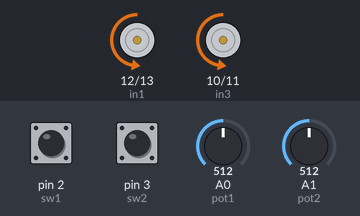
Recording of a sketch running on a simulated Arduino Uno, built with avr-gcc and run on an emulated ATmega328P. Parts: motor-driver pin pairs drawn as motors (green arrow = first pin HIGH = forward, orange = second pin HIGH = backward, longer = more drive, scaled by the enable pin). Inputs (shaded band) come from the test bench; at power-on: A0 (pot1) = 512, A1 (pot2) = 512, pin 2 (sw1) LOW, pin 3 (sw2) LOW.

Above: at 1.2 s.
1.3 s: A0 (pot1) set to 716
At 2.2 s:
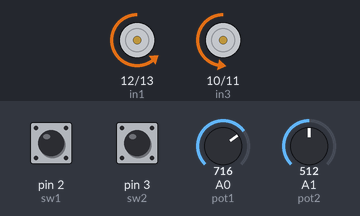
2.8 s: A1 (pot2) set to 716
At 3.3 s:
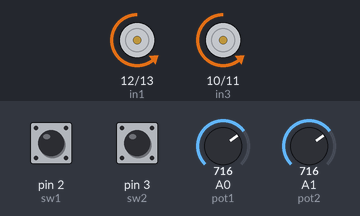
4.3 s: pin 2 (sw1) pulled HIGH for 0.15 s
At 4.37 s:
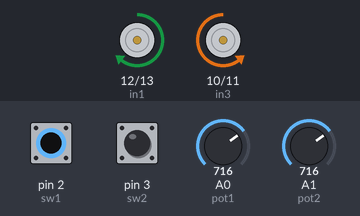
5.9 s: pin 3 (sw2) pulled HIGH for 0.15 s
At 5.97 s:
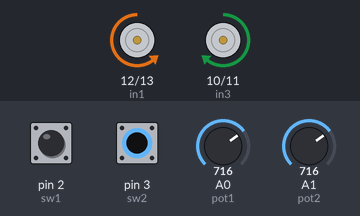
7.5 s: A0 (pot1) set to 900
At 8.1 s:
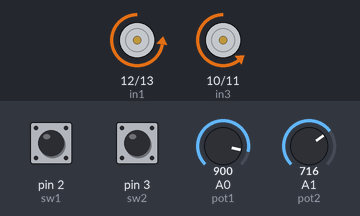
9.0 s: A1 (pot2) set to 900
At 10.4 s:
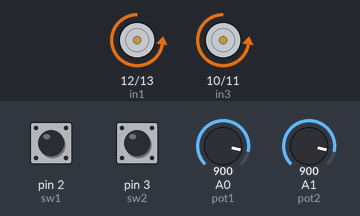
Timing chart, 0 to 11.5 s (numbered marks = the images above; inputs shaded):
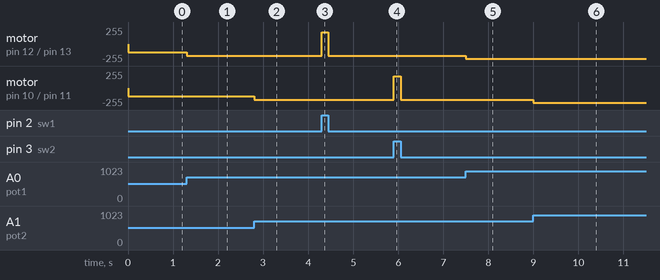

Measured:
- after the input at 1.3 s, motor on pin 12 (in1) / pin 13 (in2): backward 127/255 → backward 178/255 at once
- after the input at 2.8 s, motor on pin 10 (in3) / pin 11 (in4): backward 127/255 → backward 178/255 at once
- after the input at 4.3 s, motor on pin 12 (in1) / pin 13 (in2): backward 178/255 → forward 178/255 at once, → backward 178/255 0.15 s later
- after the input at 5.9 s, motor on pin 10 (in3) / pin 11 (in4): backward 178/255 → forward 178/255 at once, → backward 178/255 0.15 s later
- after the input at 7.5 s, motor on pin 12 (in1) / pin 13 (in2): backward 178/255 → backward 224/255 at once
- after the input at 9.0 s, motor on pin 10 (in3) / pin 11 (in4): backward 178/255 → backward 224/255 at once

The sketch:

fantastic_jaban_tumelo1.ino
```cpp
// C++ code
//

int en1 = 5;
int en2 = 6;
int in1 = 12;
int in2 = 13;
int in3 = 10;
int in4 = 11;

int pot1 = A0;
int pot2 = A1;

int sw1 = 2;
int sw2 = 3;

int read = 0;

void setup()
{
  pinMode(en1, OUTPUT);
  pinMode(en2, OUTPUT);
  pinMode(in1, OUTPUT);
  pinMode(in2, OUTPUT);
  pinMode(in3, OUTPUT);
  pinMode(in4, OUTPUT);
  pinMode(pot1, INPUT);
  pinMode(pot2, INPUT);
  pinMode(sw1, INPUT);
  pinMode(sw2, INPUT);
}

void loop()
{

  digitalWrite(in1, digitalRead(sw1));
  digitalWrite(in2, !(digitalRead(sw1)));
  digitalWrite(in3, digitalRead(sw2));
  digitalWrite(in4, !(digitalRead(sw2)));
  read = analogRead(pot1);
  analogWrite(en1, map(read, 0, 1023, 0, 255));


  read = analogRead(pot2);
  analogWrite(en2, map(read, 0, 1023, 0, 255));

}
```
